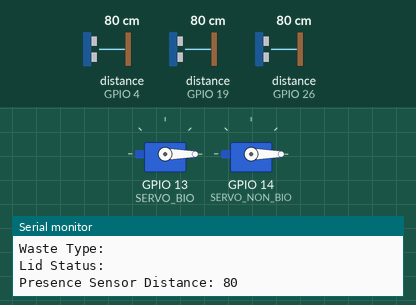
Bench run of a sketch on a simulated ESP32. Shown: 2 × servo, the last lines printed to the serial monitor. Wiring (inferred from the names in the program): 3 × ultrasonic range finder: trigger GPIO 2, echo GPIO 4 / trigger GPIO 18, echo GPIO 19 / trigger GPIO 25, echo GPIO 26. The test bench sets the inputs (shaded band); at power-on: distance to the obstacle (sensors on GPIO 26, GPIO 4, GPIO 19) 80 cm. The echo pulse lasts 58.3 µs per cm; WiFi joins after 1.5 s; servers stay silent unless stated; the Firebase database answers and starts empty.

Above: at 3.7 s.
3.8 s: distance to the obstacle (sensor on GPIO 26) set to 6 cm
5.9 s: distance to the obstacle (sensor on GPIO 26) set to 3 cm
At 6.7 s:
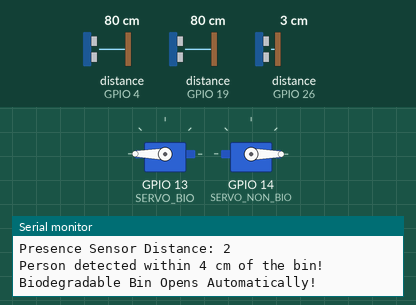
Timing chart, 0 to 8.9 s (numbered marks = the images above; inputs shaded):
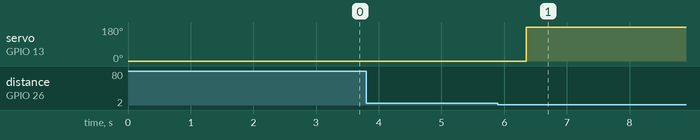

The sketch:

bin.ino.ino
```cpp
#define TRIG_BIO  2   // Biodegradable TRIG
#define ECHO_BIO  4   // Biodegradable ECHO
#define SERVO_BIO 13  // Biodegradable Servo

#define TRIG_NON_BIO  18   // Non-Biodegradable TRIG
#define ECHO_NON_BIO  19  // Non-Biodegradable ECHO
#define SERVO_NON_BIO 14  // Non-Biodegradable Servo

#define TRIG_PRESENCE  25   // Presence Detection TRIG
#define ECHO_PRESENCE  26  // Presence Detection ECHO

#include <ESP32Servo.h>
#include <WiFi.h>
#include <FirebaseESP32.h>

// WiFi Credentials
#define WIFI_SSID "iPhone"
#define WIFI_PASSWORD "00000000"

// Firebase Credentials
#define FIREBASE_HOST "https://smart-waste-s1257-default-rtdb.firebaseio.com/"
#define FIREBASE_AUTH "AIzaSyBbkPoI3RVO9VIOGdOVFVZFFdK_nc7J4_w"

FirebaseData firebaseData;
FirebaseAuth firebaseAuth;
FirebaseConfig firebaseConfig;

Servo servoBio;
Servo servoNonBio;

const int binHeight = 21; // Height of the bin in cm
const unsigned long trashOpenDuration = 7000; // Time to keep the bin open (7 seconds)
unsigned long trashOpenTime = 0; // Timer for bin open duration
bool isBioOpen = false; // Track if biodegradable bin is open
bool isNonBioOpen = false; // Track if non-biodegradable bin is open

void setup() {
    Serial.begin(115200);

    // Connect to WiFi
    WiFi.begin(WIFI_SSID, WIFI_PASSWORD);
    Serial.print("Connecting to WiFi");
    while (WiFi.status() != WL_CONNECTED) {
        Serial.print(".");
        delay(500);
    }
    Serial.println("\nConnected!");

    // Initialize Firebase
    firebaseConfig.host = FIREBASE_HOST;
    firebaseConfig.signer.tokens.legacy_token = FIREBASE_AUTH;
    Firebase.begin(&firebaseConfig, &firebaseAuth);
    Firebase.reconnectWiFi(true);
    Serial.println("Firebase Initialized!");

    // Setup pins
    pinMode(TRIG_BIO, OUTPUT);
    pinMode(ECHO_BIO, INPUT);
    pinMode(TRIG_NON_BIO, OUTPUT);
    pinMode(ECHO_NON_BIO, INPUT);
    pinMode(TRIG_PRESENCE, OUTPUT);
    pinMode(ECHO_PRESENCE, INPUT);

    // Initialize servos
    servoBio.attach(SERVO_BIO);
    servoBio.write(0); // Close biodegradable bin
    delay(500);
    servoBio.detach();

    servoNonBio.attach(SERVO_NON_BIO);
    servoNonBio.write(0); // Close non-biodegradable bin
    delay(500);
    servoNonBio.detach();
}

// Function to get distance from ultrasonic sensor
long getDistance(int trigPin, int echoPin) {
    digitalWrite(trigPin, LOW);
    delayMicroseconds(2);
    digitalWrite(trigPin, HIGH);
    delayMicroseconds(10);
    digitalWrite(trigPin, LOW);

    long duration = pulseIn(echoPin, HIGH, 100000); // Timeout after 100ms
    if (duration == 0) {
        Serial.println("Sensor Timeout! Check Connections.");
        return -1; // Return -1 if sensor fails
    }
    return (duration / 2) / 29.1;  // Convert to cm
}

// Function to calculate bin level percentage
int calculateBinLevel(long distance) {
    if (distance < 0) return 0; // If sensor fails, assume bin is empty
    int level = map(distance, binHeight, 0, 0, 100); // Map distance to percentage
    return constrain(level, 0, 100); // Constrain to 0-100%
}

// Function to check if someone is in front of the bin
bool isSomeoneInFront() {
    long distance = getDistance(TRIG_PRESENCE, ECHO_PRESENCE);

    Serial.print("Presence Sensor Distance: ");
    Serial.println(distance);

    if (distance > 0 && distance <= 4) {  // Adjust the threshold to 4 cm
        Serial.println("Person detected within 4 cm of the bin!");
        return true;
    }
    return false;
}

void loop() {
    // Measure bin distances
    long bioDistance = getDistance(TRIG_BIO, ECHO_BIO);
    long nonBioDistance = getDistance(TRIG_NON_BIO, ECHO_NON_BIO);

    // Handle non-biodegradable sensor issue
    if (nonBioDistance > binHeight || nonBioDistance == -1) {
        Serial.println("Non-Biodegradable Ultrasonic Sensor Issue Detected!");
        nonBioDistance = binHeight;  // Assume empty bin if sensor fails
    }

    // Calculate bin levels
    int bioLevel = calculateBinLevel(bioDistance);
    int nonBioLevel = calculateBinLevel(nonBioDistance);

    Serial.print("Biodegradable Bin Level: ");
    Serial.print(bioLevel);
    Serial.println("%");

    Serial.print("Non-Biodegradable Bin Level: ");
    Serial.print(nonBioLevel);
    Serial.println("%");

    // Update Firebase bin levels
    Firebase.setInt(firebaseData, "/BiodegradableBin/Level", bioLevel);
    Firebase.setInt(firebaseData, "/NonBiodegradableBin/Level", nonBioLevel);

    // Get waste type from Firebase
    String wasteType;
    if (Firebase.getString(firebaseData, "/garbage_bin/waste_type", &wasteType)) {
        Serial.print("Waste Type: ");
        Serial.println(wasteType);
    } else {
        Serial.println("Failed to get waste type from Firebase!");
    }

    // Get lid status from Firebase
    String lidStatus;
    if (Firebase.getString(firebaseData, "/garbage_bin/lid_status", &lidStatus)) {
        Serial.print("Lid Status: ");
        Serial.println(lidStatus);
    } else {
        Serial.println("Failed to get lid status from Firebase!");
    }

    // If someone is within 4 cm, open the biodegradable bin
    if (isSomeoneInFront()) {
        servoBio.attach(SERVO_BIO);
        servoBio.write(180); // Open biodegradable bin
        isBioOpen = true;
        trashOpenTime = millis(); // Start timer
        Serial.println("Biodegradable Bin Opens Automatically!");
    }

    // Open and close bins based on waste type and lid status
    if (wasteType == "biodegradable" && lidStatus == "open" && !isBioOpen) {
        servoBio.attach(SERVO_BIO);
        servoBio.write(180); // Open biodegradable bin
        isBioOpen = true;
        servoNonBio.write(0); // Ensure non-biodegradable bin is closed
        isNonBioOpen = false;
        delay(500);
        servoNonBio.detach();
        trashOpenTime = millis(); // Start timer
        Serial.println("Biodegradable Bin Opens!");
    } else if (wasteType == "biodegradable" && lidStatus == "closed" && isBioOpen) {
        servoBio.write(0); // Close biodegradable bin
        delay(500);
        servoBio.detach();
        isBioOpen = false;
        Serial.println("Biodegradable Bin Closes!");
    }

    if (wasteType == "non-biodegradable" && lidStatus == "open" && !isNonBioOpen) {
        servoNonBio.attach(SERVO_NON_BIO);
        servoNonBio.write(180); // Open non-biodegradable bin
        isNonBioOpen = true;
        servoBio.write(0); // Ensure biodegradable bin is closed
        isBioOpen = false;
        delay(500);
        servoBio.detach();
        trashOpenTime = millis(); // Start timer
        Serial.println("Non-Biodegradable Bin Opens!");
    } else if (wasteType == "non-biodegradable" && lidStatus == "closed" && isNonBioOpen) {
        servoNonBio.write(0); // Close non-biodegradable bin
        delay(500);
        servoNonBio.detach();
        isNonBioOpen = false;
        Serial.println("Non-Biodegradable Bin Closes!");
    }

    // Close bins after timeout
    if (isBioOpen && millis() - trashOpenTime >= trashOpenDuration) {
        servoBio.write(0); // Close biodegradable bin
        delay(500);
        servoBio.detach();
        isBioOpen = false;
        Serial.println("Biodegradable Bin Closes after timeout!");
    }

    if (isNonBioOpen && millis() - trashOpenTime >= trashOpenDuration) {
        servoNonBio.write(0); // Close non-biodegradable bin
        delay(500);
        servoNonBio.detach();
        isNonBioOpen = false;
        Serial.println("Non-Biodegradable Bin Closes after timeout!");
    }

    delay(1000); // Wait 1 second before next loop
}
```

Measured:
- the behaviour switches between 5 and 4 cm on distance to the obstacle (sensor on GPIO 26) (found by bisection; images 0 and 1)
- after the input at 5.9 s, servo on GPIO 13 (SERVO_BIO): 0° → 180° after 0.46 s
